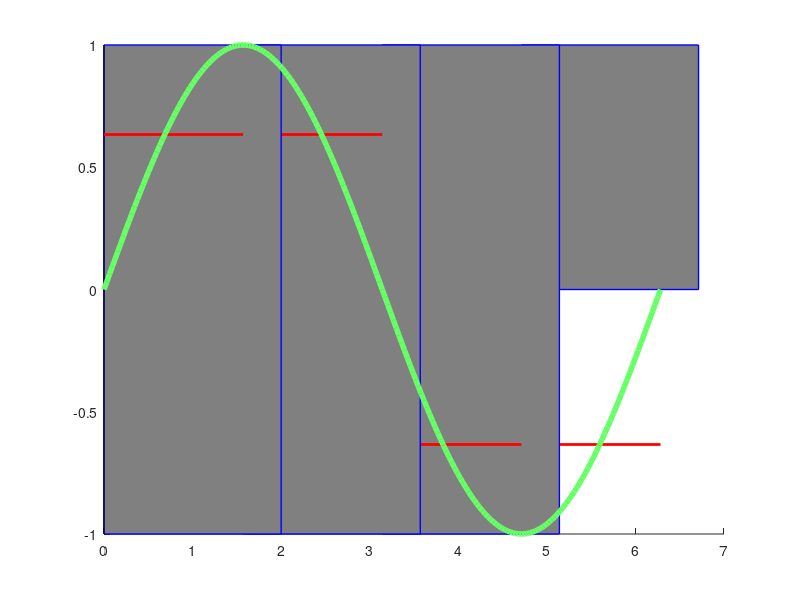

The MATLAB script that drew this image:
% PLOT: Test the plots

x = 0:pi/100:2*pi;
y = sin(x);

figure,
hax=axes;

band_end=length(x);
x_interval=floor(length(x)/4)

for n_band = 1 : floor(length(x)/x_interval)
    band_start=band_end-(floor(x_interval));
    h_axe=get(hax,'YLim');
    
    %% Rectangle
    x_rec=x(band_start);
    y_rec=h_axe(1);
    w_rec=x_interval;
    h_rec=h_axe(2)-h_axe(1);
    rectangle('Position',[x(band_start) y_rec 2 h_rec],'FaceColor',[0.5 .5 .5],'EdgeColor','b',...
        'LineWidth',1); 
    hold on
    
    %% Lines
    line([x(band_start) x(band_start)],h_axe, 'Color',[0 0 0]); % Vertical lines differentiating the frequency bands
    line([x(band_start) x(band_end)], [mean(y(band_start:band_end)) mean(y(band_start:band_end))], 'LineWidth',2, 'Color',[1 0 0]); % Horizontal lines (mean)
    
    band_end=band_start;
    
end
 
%% Signal 
plot(x,y, 'LineWidth',4, 'Color',[0.4 1 0.4]); 

hold off
